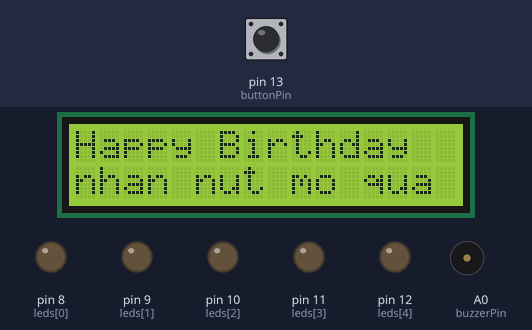
Simulated run of this sketch. Board: Arduino Uno, built with avr-gcc and run on an emulated ATmega328P. On the bench: 16×2 character LCD, output pins drawn as LEDs (lit = HIGH), buzzer (waves = sounding). Inputs (shaded band) come from the test bench; at power-on: pin 13 (buttonPin) HIGH.

Above: at 0.8 s.
0.9 s: pin 13 (buttonPin) pulled LOW for 0.15 s
At 1.3 s:
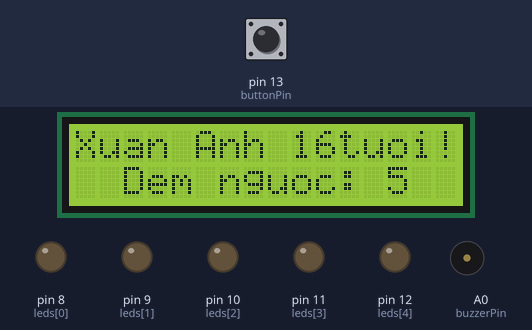
At 11.0 s:
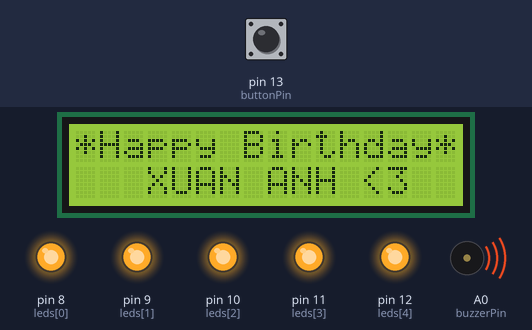
Timing chart, 0 to 21.6 s (numbered marks = the images above; inputs shaded):
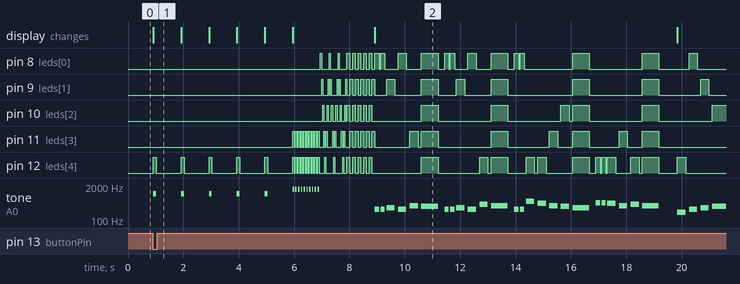

Measured:
- after the input at 0.9 s, pin 12 (leds[4]): LOW → HIGH at once, → LOW 0.10 s later, → HIGH 0.91 s later, → LOW 0.10 s later, … (70 changes in this stretch); tone on A0 (buzzerPin): plays 1000 Hz for 0.10 s, 1000 Hz for 0.10 s, 1000 Hz for 0.10 s, 1000 Hz for 0.10 s, 1000 Hz for 0.10 s, 1500 Hz for 0.05 s … (44 notes in this stretch), starting at once

The sketch:

HappyBirthdayXuanAnh.ino
```cpp
/*
 ===============================================================================
  PROJECT REFLECTION: PERSONALIZED BIRTHDAY TIMER & MUSIC BOX
 ===============================================================================

  1. LCD 1602A INTERFACE (PARALLEL 4-BIT MODE)
  -----------------------------------------------------------------------------
  * Library: Uses <LiquidCrystal.h>. Constructor order is critical:
    LiquidCrystal lcd(rs, en, d4, d5, d6, d7).

  * Power & Contrast:
    - VDD -> 5V & VSS -> GND (Powers the internal logic chip).
    - V0  -> Connected to a potentiometer wiper to dial in text contrast.
             Without it, the screen becomes completely blank or fully blocked out.

  * Control Pins:
    - RS (Register Select) -> Tells the LCD if incoming data is a system command
         (like clearing the screen) or an actual character string to display.
    - RW (Read/Write)      -> Wired to GND to permanently lock the LCD into
         "Write" mode (5V would switch it to "Read" mode).
    - E (Enable)           -> Acts like an "Enter" key. It toggles to signal
         the LCD to read the data currently waiting on the data pins.

  * Data & Backlight:
    - D4 to D7 -> Transmits data bytes split into two 4-bit halves. This saves
         4 digital pins on the Arduino Uno compared to 8-bit mode.
    - A (Anode)   -> Backlight positive. REQUIRES a current-limiting resistor
         (220 ohm - 1k ohm) to protect the internal LED from burning out.
    - K (Cathode) -> Backlight negative. Connects straight to GND.

  * Essential Code Functions: lcd.clear(), lcd.setCursor(col, row), lcd.print().

  2. AUDIO SYSTEM (PASSIVE BUZZER)
  -----------------------------------------------------------------------------
  * Playback Logic: Uses two matching arrays—one for note pitches (frequencies
    in Hz) and one for note rhythmic values (e.g., 2, 4, 8).
  * Timing Calculation: Actual note duration in milliseconds = base tempo / note value.
  * Clean Performance: Uses tone(pin, frequency) to generate the sound, a delay()
    to hold it, and a strict noTone(pin) followed by a short gap delay to ensure
    identical musical notes do not blend or bleed together.
 ===============================================================================
*/


#include <LiquidCrystal.h>
// Frequencies for musical notes (in Hz)
#define NOTE_G3  196
#define NOTE_C4  262
#define NOTE_D4  294
#define NOTE_E4  330
#define NOTE_F4  349
#define NOTE_G4  392
#define NOTE_A4  440
#define NOTE_AS4 466
#define NOTE_C5  523
#define REST 0


// Define the LCD pins
LiquidCrystal lcd(7, 6, 5, 4, 3, 2);

// Define pin numbers
const int buttonPin = 13;
const int buzzerPin = A0;
// Your exact LED array: 1st(5), 2nd(4), 3rd(3), 4th(2), 5th(13)
const int leds[] = {8, 9, 10, 11, 12};
const int numLeds = 5;


// The Happy Birthday melody notes
int melody[] = {
  NOTE_C4, NOTE_C4, NOTE_D4, NOTE_C4, NOTE_F4, NOTE_E4,
  NOTE_C4, NOTE_C4, NOTE_D4, NOTE_C4, NOTE_G4, NOTE_F4,
  NOTE_C4, NOTE_C4, NOTE_C5, NOTE_A4, NOTE_F4, NOTE_E4, NOTE_D4,
  NOTE_AS4, NOTE_AS4, NOTE_A4, NOTE_F4, NOTE_G4, NOTE_F4
};

// Slow tempo base for the melody
const int slowTempoBase = 1200;

// Note durations (Fixed the rhythm so no beats are skipped)
int noteDurations[] = {
  8, 8, 4, 4, 4, 2,
  8, 8, 4, 4, 4, 2,
  8, 8, 4, 4, 4, 4, 2,
  8, 8, 4, 4, 4, 2
};

int sunshineMelody[] = {
  REST, NOTE_G3, NOTE_C4, NOTE_D4, NOTE_E4, NOTE_E4,
  REST, NOTE_E4, NOTE_D4, NOTE_E4, NOTE_C4, NOTE_C4,
  REST, NOTE_C4, NOTE_D4, NOTE_E4, NOTE_F4, NOTE_A4,
  REST, NOTE_A4, NOTE_G4, NOTE_F4, NOTE_E4,
  REST, NOTE_C4, NOTE_D4, NOTE_E4, NOTE_F4, NOTE_A4,
  REST, NOTE_A4, NOTE_G4, NOTE_F4, NOTE_E4, NOTE_C4,
  REST, NOTE_C4, NOTE_D4, NOTE_E4,
  REST, NOTE_F4, NOTE_D4, NOTE_D4, NOTE_E4, NOTE_C4
};

int sunshineDurations[] = {
  4, 4, 4, 4, 2, 2,
  4, 4, 4, 4, 2, 2,
  4, 4, 4, 4, 2, 2,
  4, 4, 4, 4, 1,
  4, 4, 4, 4, 2, 2,
  4, 4, 4, 4, 2, 2,
  2, 4, 4, 2,
  4, 4, 2, 4, 4, 1,

};

void setup() {
  lcd.begin(16, 2);

  // Set LED and Buzzer pins as outputs
  pinMode(buttonPin, INPUT_PULLUP);
  pinMode(buzzerPin, OUTPUT);
  for (int i = 0; i < numLeds; i++) {
    pinMode(leds[i], OUTPUT);
  }

  lcd.clear();
  lcd.setCursor(0, 0);
  lcd.print("Happy Birthday ");
  lcd.setCursor(0, 1);
  lcd.print("nhan nut mo qua");

  while (digitalRead(buttonPin) == HIGH) {
    delay(10); // Tiny pause to keep the processor stable while waiting
  }

  // --- STAGE 1: The Countdown (Stops at 59) ---
  for (int seconds = 55; seconds <= 59; seconds++) {
    lcd.clear();
    lcd.setCursor(0, 0);
    lcd.print("Xuan Anh 16tuoi! ");
    lcd.setCursor(0, 1);
    lcd.print("  Dem nguoc: ");
    lcd.print(60 - seconds);


    digitalWrite(leds[4], HIGH);
    tone(buzzerPin, 1000, 100);
    delay(100);
    digitalWrite(leds[4], LOW);
    delay(900);
  }

  // --- STAGE 2: Midnight Animations ---
  lcd.clear();
  lcd.setCursor(0, 0);
  lcd.print(" == 12:00 AM == ");
  lcd.setCursor(0, 1);
  lcd.print("    ~ ROAR! ~    ");

  for(int i = 0; i < 10; i++) {
    digitalWrite(leds[3], HIGH);
    digitalWrite(leds[4], HIGH);
    tone(buzzerPin, 1500, 50);
    delay(50);
    digitalWrite(leds[3], LOW);
    digitalWrite(leds[4], LOW);
    delay(50);
  }

  for(int sweeps = 0; sweeps < 3; sweeps++) {
    for(int i = 0; i < numLeds; i++) {
      digitalWrite(leds[i], HIGH);
      delay(40);
      digitalWrite(leds[i], LOW);
    }
    for(int i = numLeds - 2; i > 0; i--) {
      digitalWrite(leds[i], HIGH);
      delay(40);
      digitalWrite(leds[i], LOW);
    }
  }

  for(int blinks = 0; blinks < 5; blinks++) {
    digitalWrite(leds[0], HIGH); digitalWrite(leds[2], HIGH); digitalWrite(leds[4], HIGH);
    digitalWrite(leds[1], LOW); digitalWrite(leds[3], LOW);
    delay(100);
    digitalWrite(leds[0], LOW); digitalWrite(leds[2], LOW); digitalWrite(leds[4], LOW);
    digitalWrite(leds[1], HIGH); digitalWrite(leds[3], HIGH);
    delay(100);
  }

  for (int i = 0; i < numLeds; i++) {
    digitalWrite(leds[i], LOW);
  }

  // --- STAGE 3: Happy Birthday Text & ENERGETIC Melody ---
  lcd.clear();
  lcd.setCursor(0, 0);
  lcd.print("*Happy Birthday*");
  lcd.setCursor(0, 1);
  lcd.print("   XUAN ANH <3  ");

  int numNotes = sizeof(melody) / sizeof(melody[0]);
  for (int thisNote = 0; thisNote < numNotes; thisNote++) {
    int actualDuration = slowTempoBase / noteDurations[thisNote];

    // Play the note continuously
    tone(buzzerPin, melody[thisNote]);

    // Visualizer Effect
    if (melody[thisNote] == NOTE_C4) {        digitalWrite(leds[0], HIGH); }
    else if (melody[thisNote] == NOTE_D4) {   digitalWrite(leds[1], HIGH); }
    else if (melody[thisNote] == NOTE_E4) {   digitalWrite(leds[2], HIGH); }
    else if (melody[thisNote] == NOTE_F4) {   digitalWrite(leds[3], HIGH); }
    else {                                    digitalWrite(leds[4], HIGH); }

    if (noteDurations[thisNote] == 2) {
      for(int i = 0; i < numLeds; i++) {
        digitalWrite(leds[i], HIGH);
      }
    }

    // Keep the note and LEDs on for the exact duration
    delay(actualDuration);

    // FORCE STOP the buzzer and LEDs so the next note is clean
    for(int i = 0; i < numLeds; i++) {
      digitalWrite(leds[i], LOW);
    }
    noTone(buzzerPin);

    int gap = actualDuration * 0.40;
    delay(gap);
  }

    // =========================================================================
  // INSERT THIS RIGHT AFTER THE HAPPY BIRTHDAY FOR-LOOP ENDS, BEFORE THE LAST } OF SETUP
  // =========================================================================

  // --- STAGE 4: You Are My Sunshine (Custom Lyrics & Melody Loop) ---
  int numNotesSunshine = sizeof(sunshineMelody) / sizeof(sunshineMelody[0]);

  for (int thisNote = 0; thisNote < numNotesSunshine; thisNote++) {
    int actualDuration = slowTempoBase / sunshineDurations[thisNote];

    // 1. Play your custom note
    tone(buzzerPin, sunshineMelody[thisNote]);

    // 2. CUSTOM VISUALIZER EFFECT (Replaced the old step 2)
    if (sunshineMelody[thisNote] == NOTE_G3) {
      digitalWrite(leds[4], HIGH); // Lowest note lights up 1st LED
    }
    else if (sunshineMelody[thisNote] == NOTE_C4) {
      digitalWrite(leds[0], HIGH); // C4 lights up 2nd LED
    }
    else if (sunshineMelody[thisNote] == NOTE_D4) {
      digitalWrite(leds[1], HIGH); // D4 lights up 3rd LED
    }
    else if (sunshineMelody[thisNote] == NOTE_E4) {
      digitalWrite(leds[2], HIGH); // E4 lights up 4th LED
    }
    else if (sunshineMelody[thisNote] == NOTE_G4) {
      digitalWrite(leds[2], HIGH); // E4 lights up 4th LED
    }
    else if (sunshineMelody[thisNote] == NOTE_F4) {
      digitalWrite(leds[3], HIGH); // F4 lights up 5th LED (Your pastel blue!)
    }
    else if (sunshineMelody[thisNote] == NOTE_A4) {
      // Highest note: Flash your pastel blue AND the one next to it!
      digitalWrite(leds[4], HIGH);
    }

    // 3. 💡 LYRICS ENGINE: Change the text depending on which note is playing
    // (Example: Change text at note index 0, note index 5, note index 10, etc.)
    if (thisNote == 1) {
      lcd.clear();
      lcd.setCursor(0, 0); lcd.print("  You are my");
      lcd.setCursor(0, 1); lcd.print("    sunshine");
    }
    else if (thisNote == 7) {
      lcd.clear();
      lcd.setCursor(0, 0); lcd.print("   my only");
      lcd.setCursor(0, 1); lcd.print("    sunshine");
    }
    else if (thisNote == 13) {
      lcd.clear();
      lcd.setCursor(0, 0); lcd.print("   You make me");
      lcd.setCursor(0, 1); lcd.print("    happy");
    }
    else if (thisNote == 19) {
      lcd.clear();
      lcd.setCursor(0, 0); lcd.print("  when skies are");
      lcd.setCursor(0, 1); lcd.print("         gray");
    }
    else if (thisNote == 24) {
      lcd.clear();
      lcd.setCursor(0, 0); lcd.print("Youll never know");
      lcd.setCursor(0, 1); lcd.print("    dear");
    }
    else if (thisNote == 30) {
      lcd.clear();
      lcd.setCursor(0, 0); lcd.print("   how much I");
      lcd.setCursor(0, 1); lcd.print("      love you");
    }
    else if (thisNote == 36) {
      lcd.clear();
      lcd.setCursor(0, 0); lcd.print("   Please dont");
      lcd.setCursor(0, 1); lcd.print("    take");
    }
    else if (thisNote == 40) {
      lcd.clear();
      lcd.setCursor(0, 0); lcd.print("   my sunshine");
      lcd.setCursor(0, 1); lcd.print("       away");
    }
    // 💡 Add more "else if (thisNote == X)" blocks here for the rest of your lyrics!

    // 4. Hold the note
    delay(actualDuration);

    // 5. Clean up for the next note
    for(int i = 0; i < numLeds; i++) {
      digitalWrite(leds[i], LOW);
    }
    noTone(buzzerPin);

    int gap = actualDuration * 0.40;
    delay(gap);
  }

  // --- STAGE 5: Final Personalized Message ---
  lcd.clear();
  lcd.setCursor(0, 0);
  lcd.print("Tuoi 16 ruc ro  ");
  lcd.setCursor(0, 1);
  lcd.print(" nhe Xuan Anh!  ");

  for (int i=0; i<5; i++){
  digitalWrite(leds[i], HIGH);
  }
}

/**/

void loop(){

}
```
